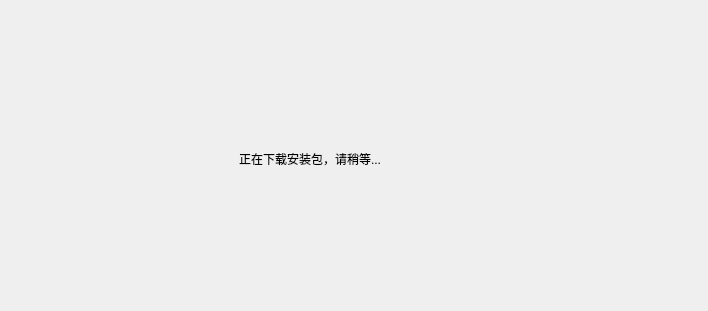
<?xml version="1.0" encoding="UTF-8"?>
<ui version="4.0">
 <class>KPosUpdateProgressWidget</class>
 <widget class="QWidget" name="KPosUpdateProgressWidget">
  <property name="geometry">
   <rect>
    <x>0</x>
    <y>0</y>
    <width>708</width>
    <height>311</height>
   </rect>
  </property>
  <property name="windowTitle">
   <string>Form</string>
  </property>
  <property name="styleSheet">
   <string notr="true"/>
  </property>
  <layout class="QVBoxLayout" name="verticalLayout">
   <property name="spacing">
    <number>0</number>
   </property>
   <property name="leftMargin">
    <number>0</number>
   </property>
   <property name="topMargin">
    <number>0</number>
   </property>
   <property name="rightMargin">
    <number>0</number>
   </property>
   <property name="bottomMargin">
    <number>0</number>
   </property>
   <item>
    <widget class="QWidget" name="skinWidget" native="true">
     <property name="styleSheet">
      <string notr="true">QWidget#skinWidget{
	border-image: url(:/progressImage/rect.png);
}
</string>
     </property>
     <widget class="QLabel" name="label_2">
      <property name="geometry">
       <rect>
        <x>271</x>
        <y>30</y>
        <width>80</width>
        <height>80</height>
       </rect>
      </property>
      <property name="styleSheet">
       <string notr="true">border-image: url(:/progressImage/logo.png);</string>
      </property>
      <property name="text">
       <string/>
      </property>
     </widget>
     <widget class="QLabel" name="hintLabel">
      <property name="geometry">
       <rect>
        <x>239</x>
        <y>151</y>
        <width>161</width>
        <height>16</height>
       </rect>
      </property>
      <property name="text">
       <string>正在下载安装包，请稍等...</string>
      </property>
     </widget>
     <widget class="ProgressWidget" name="progressWidget" native="true">
      <property name="geometry">
       <rect>
        <x>40</x>
        <y>190</y>
        <width>610</width>
        <height>41</height>
       </rect>
      </property>
     </widget>
    </widget>
   </item>
  </layout>
 </widget>
 <customwidgets>
  <customwidget>
   <class>ProgressWidget</class>
   <extends>QWidget</extends>
   <header>ProgressWidget.h</header>
   <container>1</container>
  </customwidget>
 </customwidgets>
 <resources/>
 <connections/>
</ui>
